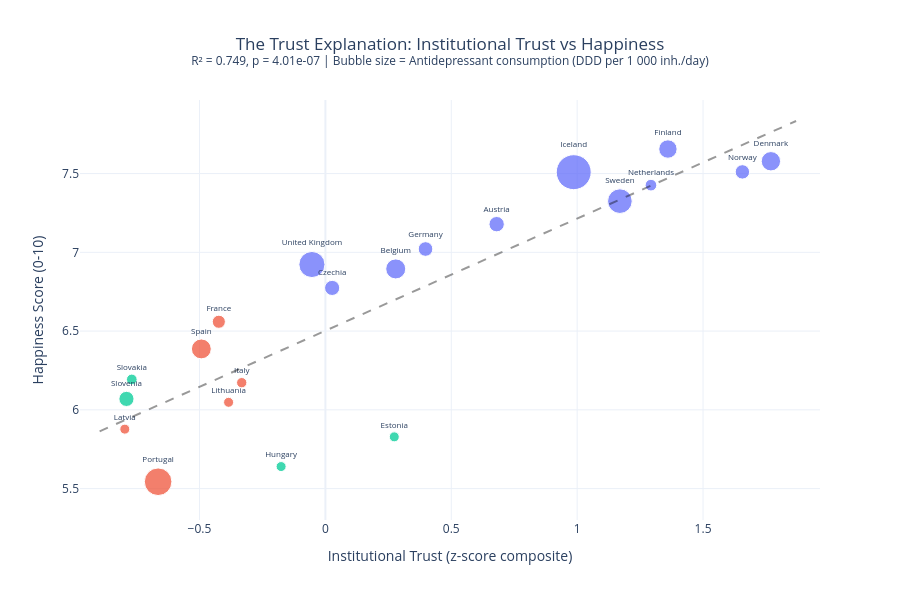

The code cell stored with this chart in its notebook:
### Markdown cell above
#### Chart 5 — Institutional Trust vs. Happiness (ESS scatter)

### Code cell
# ESS Institutional Trust vs Happiness Scatter
# OLS regression
slope, intercept, r_value, p_value, std_err = stats.linregress(df['Institutional_Trust'], df['Happiness'])
r2 = r_value**2

fig = go.Figure()

for cid in sorted(df['Cluster'].unique()):
    mask = df['Cluster'] == cid
    sub = df[mask]
    fig.add_trace(go.Scatter(
        x=sub['Institutional_Trust'],
        y=sub['Happiness'],
        mode='markers+text',
        text=sub['Country'],
        textposition='top center',
        textfont=dict(size=8),
        marker=dict(
            size=sub['Antidepressants'] / 4,
            color=cluster_colors[cid],
            opacity=0.75,
            line=dict(width=1, color='white'),
            sizemin=5,
        ),
        name=f'Cluster {cid}',
        showlegend=False,
        hovertemplate=(
            '<b>%{text}</b><br>'
            'Inst. Trust: %{x:.2f}<br>'
            'Happiness: %{y:.2f}<extra></extra>'
        ),
    ))

# Add OLS trend line
x_range = [df['Institutional_Trust'].min() - 0.1, df['Institutional_Trust'].max() + 0.1]
fig.add_trace(go.Scatter(
    x=x_range, y=[slope * x + intercept for x in x_range],
    mode='lines', line=dict(color='rgba(0,0,0,0.4)', dash='dash', width=2),
    showlegend=False, name='OLS'
))

fig.update_layout(
    title=dict(
        text=f"The Trust Explanation: Institutional Trust vs Happiness<br><sup>R² = {r2:.3f}, p = {p_value:.2e} | Bubble size = Antidepressant consumption (DDD per 1 000 inh./day)</sup>",
        x=0.5,
    ),
    xaxis_title='Institutional Trust (z-score composite)',
    yaxis_title='Happiness Score (0-10)',
    height=600,
    template='plotly_white',
    showlegend=False,
)

fig.write_html("./docs/visualizations/ess_trust_vs_happiness.html", include_plotlyjs='cdn',
               config={"responsive": True})
print(f"Saved → ./docs/visualizations/ess_trust_vs_happiness.html (R² = {r2:.3f}, p = {p_value:.2e})")
fig.show()

### Figure 1 — Plotly figure (JSON) as saved in the notebook; plotly's stock layout.template omitted (floating-point values rounded to 4 significant figures)
{"data": [{"hovertemplate": "<b>%{text}</b><br>Inst. Trust: %{x:.2f}<br>Happiness: %{y:.2f}<extra></extra>", "marker": {"color": "#636EFA", "line": {"color": "white", "width": 1}, "opacity": 0.75, "size": [15.35, 20.03, 15.15, 19.36, 18.38, 14.62, 34.95, 11.67, 14.4, 24.63, 26.08], "sizemin": 5}, "mode": "markers+text", "name": "Cluster 0", "showlegend": false, "text": ["Austria", "Belgium", "Czechia", "Denmark", "Finland", "Germany", "Iceland", "Netherlands", "Norway", "Sweden", "United Kingdom"], "textfont": {"size": 8}, "textposition": "top center", "type": "scatter", "x": [0.6802, 0.2794, 0.02684, 1.769, 1.361, 0.3977, 0.9863, 1.293, 1.656, 1.17, -0.05346], "y": [7.179, 6.895, 6.774, 7.578, 7.656, 7.021, 7.509, 7.426, 7.51, 7.325, 6.923]}, {"hovertemplate": "<b>%{text}</b><br>Inst. Trust: %{x:.2f}<br>Happiness: %{y:.2f}<extra></extra>", "marker": {"color": "#EF553B", "line": {"color": "white", "width": 1}, "opacity": 0.75, "size": [13.12, 10.32, 3.921, 8.033, 27.6, 19.86], "sizemin": 5}, "mode": "markers+text", "name": "Cluster 1", "showlegend": false, "text": ["France", "Italy", "Latvia", "Lithuania", "Portugal", "Spain"], "textfont": {"size": 8}, "textposition": "top center", "type": "scatter", "x": [-0.4232, -0.3323, -0.7966, -0.3845, -0.6643, -0.4927], "y": [6.559, 6.172, 5.877, 6.048, 5.543, 6.387]}, {"hovertemplate": "<b>%{text}</b><br>Inst. Trust: %{x:.2f}<br>Happiness: %{y:.2f}<extra></extra>", "marker": {"color": "#00CC96", "line": {"color": "white", "width": 1}, "opacity": 0.75, "size": [7.688, 7.279, 10.63, 15.14], "sizemin": 5}, "mode": "markers+text", "name": "Cluster 2", "showlegend": false, "text": ["Estonia", "Hungary", "Slovakia", "Slovenia"], "textfont": {"size": 8}, "textposition": "top center", "type": "scatter", "x": [0.2736, -0.1758, -0.7689, -0.7901], "y": [5.828, 5.64, 6.193, 6.069]}, {"line": {"color": "rgba(0,0,0,0.4)", "dash": "dash", "width": 2}, "mode": "lines", "name": "OLS", "showlegend": false, "type": "scatter", "x": [-0.8966, 1.869], "y": [5.863, 7.834]}], "layout": {"height": 600, "showlegend": false, "title": {"text": "The Trust Explanation: Institutional Trust vs Happiness<br><sup>R² = 0.749, p = 4.01e-07 | Bubble size = Antidepressant consumption (DDD per 1 000 inh./day)</sup>", "x": 0.5}, "xaxis": {"title": {"text": "Institutional Trust (z-score composite)"}}, "yaxis": {"title": {"text": "Happiness Score (0-10)"}}}}
